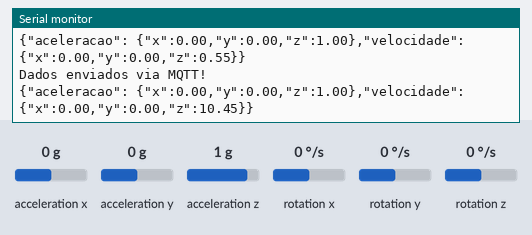
Recording of a sketch running on a simulated ESP32. On the bench: the last lines printed to the serial monitor. The test bench sets the inputs (shaded band); at power-on: acceleration x 0 g, acceleration y 0 g, acceleration z 1 g, rotation x 0 °/s, rotation y 0 °/s, rotation z 0 °/s. WiFi joins after 1.5 s; servers stay silent unless stated; no MQTT or app messages arrive unless stated.

Above: at 2.7 s.
2.8 s: acceleration x set to -1.4 g
At 4.1 s:
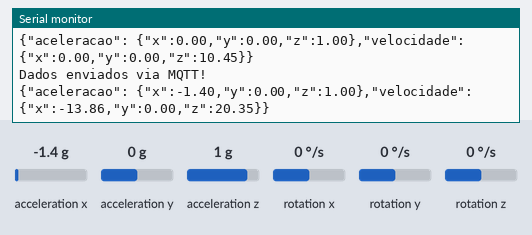
4.3 s: acceleration y set to -1.4 g
At 5.4 s:
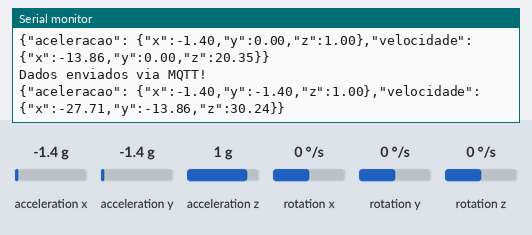
5.8 s: acceleration z set to -1.4 g
At 7.4 s:
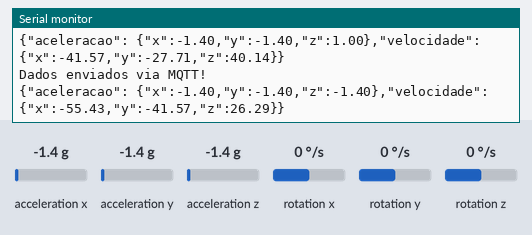
Timing chart, 0 to 8.9 s (numbered marks = the images above; inputs shaded):
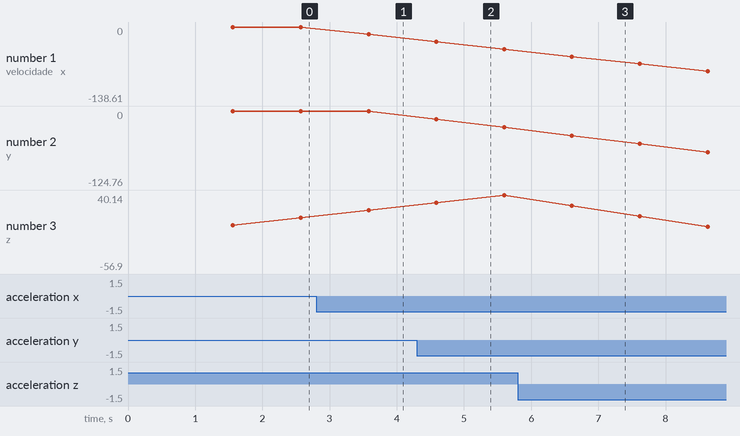

Measured:
- after the input at 2.8 s, the serial monitor: prints a new line after 0.78 s (image 1)
- after the input at 4.3 s, the serial monitor: prints a new line after 0.29 s (image 2)
- after the input at 5.8 s, the serial monitor: prints a new line after 0.81 s (image 3)
- plotted number 1: 0 → -13.86 after the input at 2.8 s, -41.57 → -138.61 after the input at 5.8 s
- plotted number 2: -27.71 → -124.76 after the input at 5.8 s
- plotted number 3: 40.14 → -56.9 after the input at 5.8 s

The sketch:

Main.ino
```cpp
#include <Wire.h>
#include <MPU6050.h>
#include <WiFi.h>
#include <PubSubClient.h>

// Configurações WiFi - ADAPTE PARA SUA REDE
const char* ssid = "Wokwi-GUEST";
const char* password = "";

// Configurações MQTT - USE O IP DA SUA VM
const char* mqtt_server = "20.57.132.118";  // ← COLOCAR IP DA SUA VM AQUI!
const int mqtt_port = 1883;
const char* mqtt_topic = "sensor/mpu6050";

MPU6050 mpu;
WiFiClient espClient;
PubSubClient client(espClient);

unsigned long prevTime = 0;
float vx = 0, vy = 0, vz = 0;

void setup_wifi() {
  Serial.print("Conectando à rede ");
  Serial.println(ssid);

  WiFi.begin(ssid, password);

  while (WiFi.status() != WL_CONNECTED) {
    delay(500);
    Serial.print(".");
  }

  Serial.println("");
  Serial.println("WiFi conectado!");
  Serial.print("IP address: ");
  Serial.println(WiFi.localIP());
}

void reconnect() {
  while (!client.connected()) {
    Serial.print("Tentando conexão MQTT...");

    if (client.connect("ESP32_MPU6050")) {
      Serial.println("conectado!");
    } else {
      Serial.print("falha, rc=");
      Serial.print(client.state());
      Serial.println(" tentando novamente em 5 segundos");
      delay(5000);
    }
  }
}

void setup() {
  Serial.begin(115200);
  Wire.begin();

  // Inicializar WiFi
  setup_wifi();

  // Configurar MQTT
  client.setServer(mqtt_server, mqtt_port);

  Serial.println("Iniciando MPU6050...");
  mpu.initialize();

  if (mpu.testConnection()) {
    Serial.println("MPU6050 conectado com sucesso!");
  } else {
    Serial.println("Falha ao conectar MPU6050");
  }

  prevTime = millis();
}

void loop() {
  if (!client.connected()) {
    reconnect();
  }
  client.loop();

  int16_t ax, ay, az;
  int16_t gx, gy, gz;

  mpu.getMotion6(&ax, &ay, &az, &gx, &gy, &gz);

  float accelX = ax / 16384.0;
  float accelY = ay / 16384.0;
  float accelZ = az / 16384.0;

  unsigned long currentTime = millis();
  float dt = (currentTime - prevTime) / 1000.0;
  prevTime = currentTime;

  vx += accelX * 9.81 * dt;
  vy += accelY * 9.81 * dt;
  vz += accelZ * 9.81 * dt;

  // Criar mensagem JSON para enviar via MQTT
  String payload = "{";
  payload += "\"aceleracao\": {";
  payload += "\"x\":" + String(accelX, 2) + ",";
  payload += "\"y\":" + String(accelY, 2) + ",";
  payload += "\"z\":" + String(accelZ, 2);
  payload += "},";
  payload += "\"velocidade\": {";
  payload += "\"x\":" + String(vx, 2) + ",";
  payload += "\"y\":" + String(vy, 2) + ",";
  payload += "\"z\":" + String(vz, 2);
  payload += "}";
  payload += "}";

  // Publicar no MQTT
  if (client.publish(mqtt_topic, payload.c_str())) {
    Serial.println("Dados enviados via MQTT!");
  } else {
    Serial.println("Falha ao enviar via MQTT");
  }

  Serial.println(payload);
  delay(1000);  // Envia a cada 1 segundo
}
```
